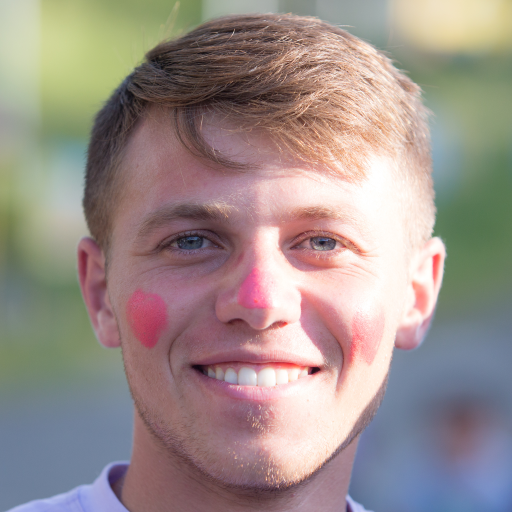
#> input picture Images/00056.png, 1024 x 1024 px (shown at 1/2 size)
$ python task.py
#> lines starting #> are read from the running program, lines starting #| are printed output that depends on the picture; after the words box and inside, x2 and y2 are one past the last pixel; in counts of white or black regions, pixels touching at a corner belong together
import cv2
import imutils

eye_cascade = cv2.CascadeClassifier(cv2.data.haarcascades + 'haarcascade_eye.xml')
mouth_cascade = cv2.CascadeClassifier(cv2.data.haarcascades + 'haarcascade_smile.xml')

def detect_features(image_path):
#> called with image_path = './Images/00056.png'
    img = cv2.imread(image_path)
#> img is the input picture: shape (1024, 1024, 3); mean B, G, R 138.6, 143.1, 156.3
    gray = cv2.cvtColor(img, cv2.COLOR_BGR2GRAY)
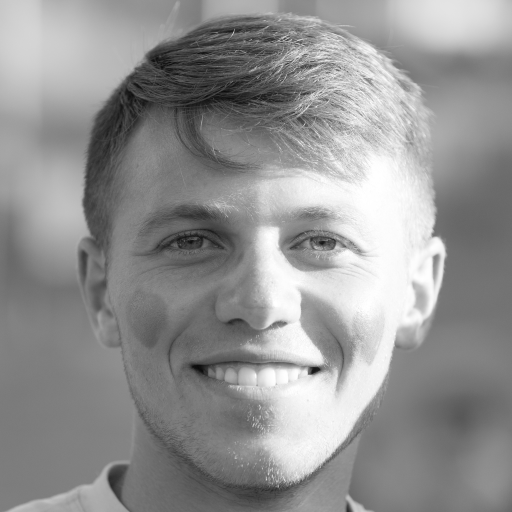
#> gray: shape (1024, 1024) (shown at 1/2 size); min 7, max 255, mean 146.5

    eyes = eye_cascade.detectMultiScale(gray, scaleFactor=1.3, minNeighbors=5, minSize=(30, 30))
#> eyes = [[557, 411, 156, 156], [306, 419, 147, 147]]
    eyes = sorted(eyes, key=lambda x: x[2] * x[3], reverse=True)[:2]  # Select

    for (ex, ey, ew, eh) in eyes:
        cv2.rectangle(img, (ex, ey), (ex + ew, ey + eh), (0, 255, 0), 2)
        print(f"Eye Coordinates: x={ex}, y={ey}, width={ew}, height={eh}")
#> this loop made 2 passes
#| Eye Coordinates: x=557, y=411, width=156, height=156
#| Eye Coordinates: x=306, y=419, width=147, height=147
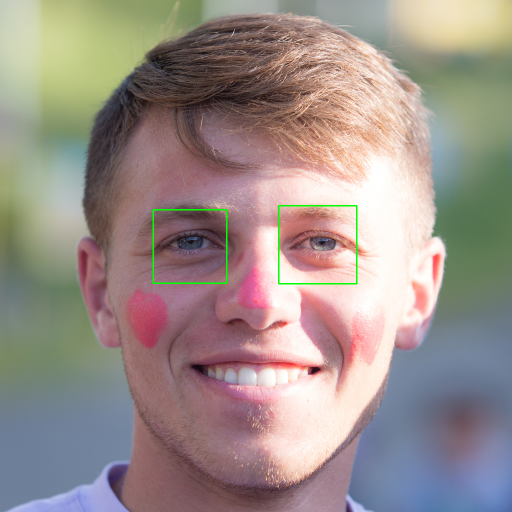
#> img: shape (1024, 1024, 3) (shown at 1/2 size); 0.35% of pixels changed, all inside (x1, y1, x2, y2) = (305, 410, 715, 569)

    mouth = mouth_cascade.detectMultiScale(gray, scaleFactor=1.3, minNeighbors=20, minSize=(40, 40))
#> mouth = 16 rows, first 6: [575, 22, 79, 40], [622, 58, 79, 40], [328, 126, 79, 40], [604, 94, 79, 40], [534, 174, 79, 40], [653, 196, 79, 40]
    mouth = sorted(mouth, key=lambda x: x[2] * x[3], reverse=True)[:1]  #
#> mouth = [[337, 652, 382, 191]]

    for (mx, my, mw, mh) in mouth:
        cv2.rectangle(img, (mx, my), (mx + mw, my + mh), (255, 0, 0), 2)
        print(f"Mouth Coordinates: x={mx}, y={my}, width={mw}, height={mh}")
#> this loop made 1 pass
#| Mouth Coordinates: x=337, y=652, width=382, height=191
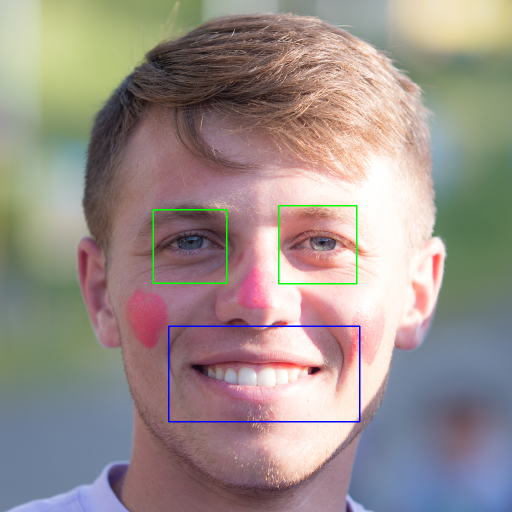
#> img: shape (1024, 1024, 3) (shown at 1/2 size); 0.33% of pixels changed, all inside (x1, y1, x2, y2) = (336, 651, 721, 845)

    img = imutils.resize(img, width=600)
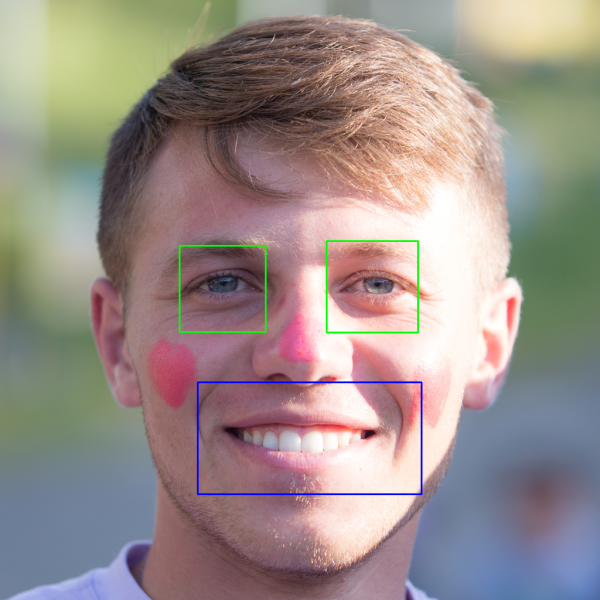
#> img: shape (600, 600, 3); mean B, G, R 138.4, 142.9, 155
    cv2.imshow('Image with Features', img)
    cv2.waitKey(0)
    cv2.destroyAllWindows()


image_paths = ['./Images/00056.png', './Images/00059.png', './Images/00081.png', './Images/01025.png', './Images/09074.png', './Images/09126.png']
for image_path in image_paths:
    features = detect_features(image_path)
    print(features)
#> pass 2 of the loop `for image_path in image_paths:`:
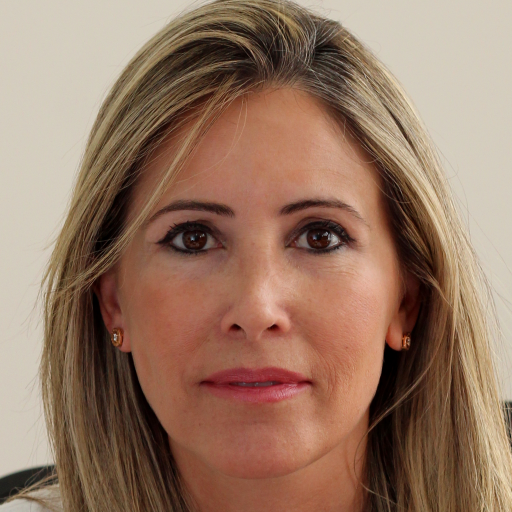
#> input picture Images/00059.png, 1024 x 1024 px (shown at 1/2 size)
#> in detect_features, img is the input picture: shape (1024, 1024, 3); mean B, G, R 98.8, 118.7, 150.2
#> in detect_features (call 2), `eyes = eye_cascade.detectMultiScale(gray, scaleFactor=1.3, minNeighbor..`: eyes = [[559, 403, 142, 142], [318, 416, 123, 123]]
#> the loop in detect_features (call 2), `for (ex, ey, ew, eh) in eyes:` made 2 passes
#> (printed output is left out)
#> after the loop in detect_features (call 2), `for (ex, ey, ew, eh) in eyes:`:
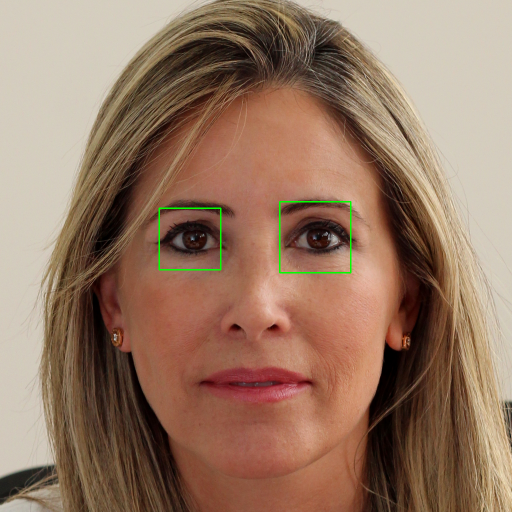
#> img: shape (1024, 1024, 3) (shown at 1/2 size); 0.3% of pixels changed, all inside (x1, y1, x2, y2) = (317, 402, 703, 547)
#> in detect_features (call 2), `mouth = mouth_cascade.detectMultiScale(gray, scaleFactor=1.3, minNeigh..`: mouth = [[414, 102, 79, 40], [250, 348, 79, 40], [674, 159, 103, 51], [462, 563, 103, 51], [235, 313, 159, 79], [429, 381, 174, 87], [370, 691, 336, 168]]
#> in detect_features (call 2), `mouth = sorted(mouth, key=lambda x: x[2] * x[3], reverse=True)[:1]`: mouth = [[370, 691, 336, 168]]
#> the loop in detect_features (call 2), `for (mx, my, mw, mh) in mouth:` made 1 pass
#> (printed output is left out)
#> in detect_features (call 2), `img = imutils.resize(img, width=600)`:
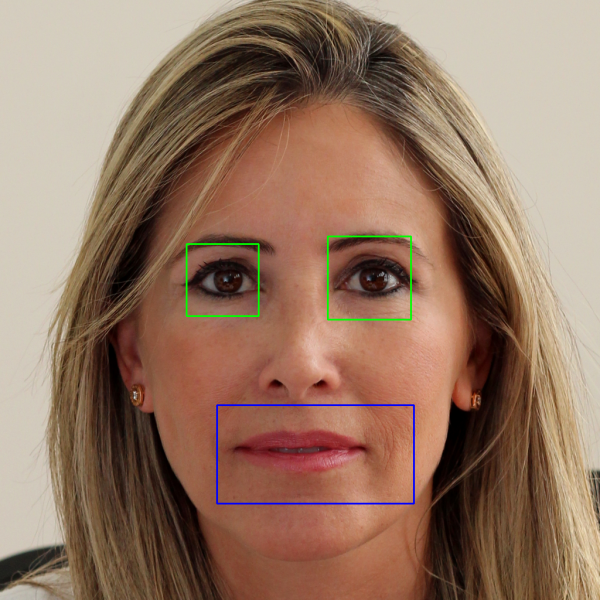
#> img: shape (600, 600, 3); mean B, G, R 99.1, 118.8, 149.3
#> pass 3 of the loop `for image_path in image_paths:`:
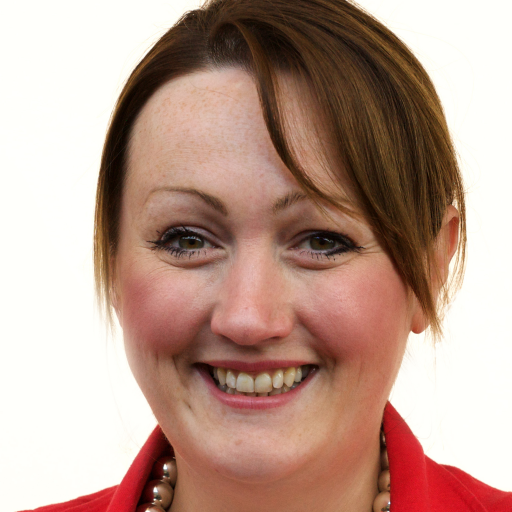
#> input picture Images/00081.png, 1024 x 1024 px (shown at 1/2 size)
#> in detect_features, img is the input picture: shape (1024, 1024, 3); mean B, G, R 143.3, 156, 187.1
#> in detect_features (call 3), `eyes = eye_cascade.detectMultiScale(gray, scaleFactor=1.3, minNeighbor..`: eyes = [[541, 397, 181, 181], [221, 333, 276, 276]]
#> in detect_features (call 3), `eyes = sorted(eyes, key=lambda x: x[2] * x[3], reverse=True)[:2]`: eyes = [[221, 333, 276, 276], [541, 397, 181, 181]]
#> the loop in detect_features (call 3), `for (ex, ey, ew, eh) in eyes:` made 2 passes
#> (printed output is left out)
#> after the loop in detect_features (call 3), `for (ex, ey, ew, eh) in eyes:`:
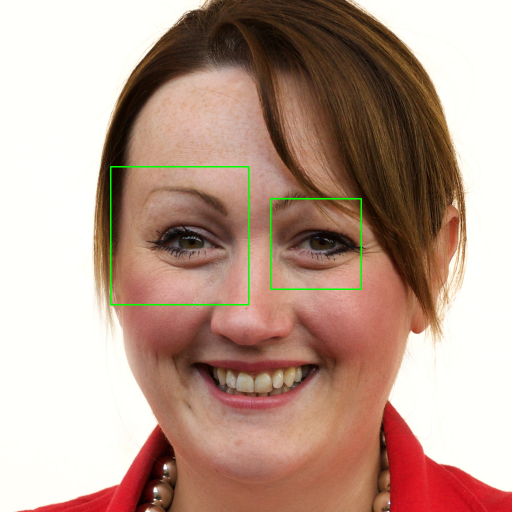
#> img: shape (1024, 1024, 3) (shown at 1/2 size); 0.52% of pixels changed, all inside (x1, y1, x2, y2) = (220, 332, 724, 611)
#> in detect_features (call 3), `mouth = mouth_cascade.detectMultiScale(gray, scaleFactor=1.3, minNeigh..`: mouth = [[731, 76, 79, 40], [574, 37, 103, 51], [584, 48, 136, 68], [355, 677, 336, 168], [291, 638, 496, 248]]
#> in detect_features (call 3), `mouth = sorted(mouth, key=lambda x: x[2] * x[3], reverse=True)[:1]`: mouth = [[291, 638, 496, 248]]
#> the loop in detect_features (call 3), `for (mx, my, mw, mh) in mouth:` made 1 pass
#> (printed output is left out)
#> in detect_features (call 3), `img = imutils.resize(img, width=600)`:
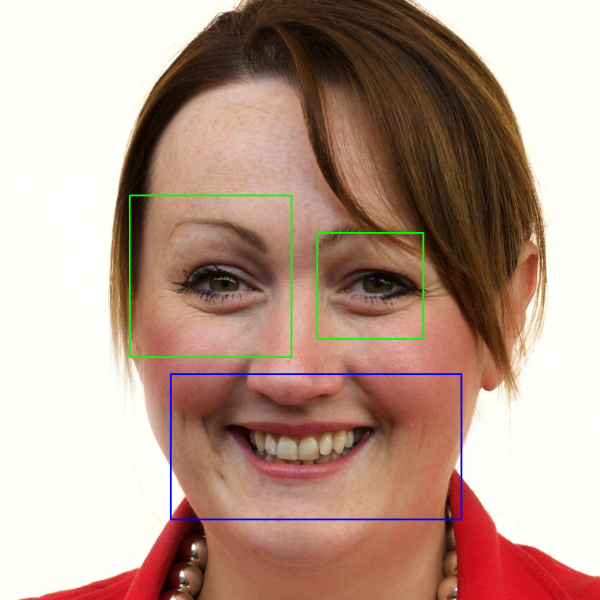
#> img: shape (600, 600, 3); mean B, G, R 143.3, 156.2, 185.4
#> the loop made 6 passes; the first 3 are shown
